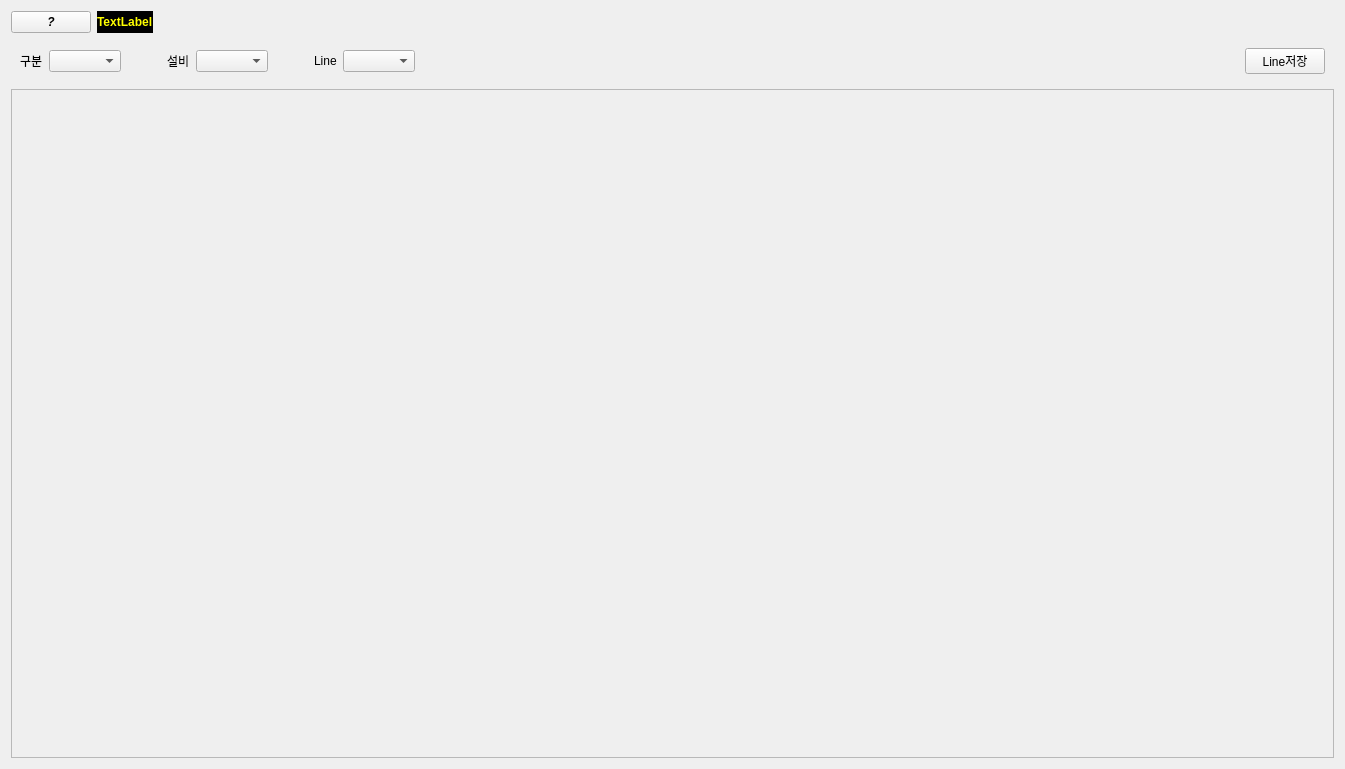
<?xml version="1.0" encoding="UTF-8"?>
<ui version="4.0">
 <class>Tab_App</class>
 <widget class="QWidget" name="Tab_App">
  <property name="geometry">
   <rect>
    <x>0</x>
    <y>0</y>
    <width>1345</width>
    <height>769</height>
   </rect>
  </property>
  <property name="sizePolicy">
   <sizepolicy hsizetype="Preferred" vsizetype="MinimumExpanding">
    <horstretch>0</horstretch>
    <verstretch>0</verstretch>
   </sizepolicy>
  </property>
  <property name="windowTitle">
   <string>Form</string>
  </property>
  <layout class="QVBoxLayout" name="verticalLayout">
   <item>
    <widget class="QFrame" name="frame_info">
     <property name="sizePolicy">
      <sizepolicy hsizetype="Preferred" vsizetype="Fixed">
       <horstretch>0</horstretch>
       <verstretch>0</verstretch>
      </sizepolicy>
     </property>
     <property name="frameShape">
      <enum>QFrame::NoFrame</enum>
     </property>
     <property name="frameShadow">
      <enum>QFrame::Raised</enum>
     </property>
     <layout class="QHBoxLayout" name="horizontalLayout">
      <property name="leftMargin">
       <number>0</number>
      </property>
      <property name="topMargin">
       <number>0</number>
      </property>
      <property name="rightMargin">
       <number>0</number>
      </property>
      <property name="bottomMargin">
       <number>0</number>
      </property>
      <item>
       <widget class="QPushButton" name="pb_info">
        <property name="sizePolicy">
         <sizepolicy hsizetype="Fixed" vsizetype="Fixed">
          <horstretch>0</horstretch>
          <verstretch>0</verstretch>
         </sizepolicy>
        </property>
        <property name="font">
         <font>
          <italic>true</italic>
          <bold>true</bold>
         </font>
        </property>
        <property name="text">
         <string>?</string>
        </property>
       </widget>
      </item>
      <item>
       <widget class="QLabel" name="label_target">
        <property name="font">
         <font>
          <bold>true</bold>
         </font>
        </property>
        <property name="styleSheet">
         <string notr="true">background-color:black;color:yellow;</string>
        </property>
        <property name="text">
         <string>TextLabel</string>
        </property>
       </widget>
      </item>
      <item>
       <spacer name="horizontalSpacer">
        <property name="orientation">
         <enum>Qt::Horizontal</enum>
        </property>
        <property name="sizeHint" stdset="0">
         <size>
          <width>1238</width>
          <height>20</height>
         </size>
        </property>
       </spacer>
      </item>
     </layout>
    </widget>
   </item>
   <item>
    <widget class="QFrame" name="frame">
     <property name="sizePolicy">
      <sizepolicy hsizetype="Preferred" vsizetype="Fixed">
       <horstretch>0</horstretch>
       <verstretch>0</verstretch>
      </sizepolicy>
     </property>
     <property name="frameShape">
      <enum>QFrame::NoFrame</enum>
     </property>
     <property name="frameShadow">
      <enum>QFrame::Plain</enum>
     </property>
     <layout class="QHBoxLayout" name="horizontalLayout_2">
      <item>
       <widget class="QLabel" name="label">
        <property name="text">
         <string>구분</string>
        </property>
       </widget>
      </item>
      <item>
       <widget class="QComboBox" name="comboBox_Company"/>
      </item>
      <item>
       <spacer name="horizontalSpacer_2">
        <property name="orientation">
         <enum>Qt::Horizontal</enum>
        </property>
        <property name="sizeType">
         <enum>QSizePolicy::Minimum</enum>
        </property>
        <property name="sizeHint" stdset="0">
         <size>
          <width>40</width>
          <height>20</height>
         </size>
        </property>
       </spacer>
      </item>
      <item>
       <widget class="QLabel" name="label_2">
        <property name="text">
         <string>설비</string>
        </property>
       </widget>
      </item>
      <item>
       <widget class="QComboBox" name="comboBox_Sulbi"/>
      </item>
      <item>
       <spacer name="horizontalSpacer_3">
        <property name="orientation">
         <enum>Qt::Horizontal</enum>
        </property>
        <property name="sizeType">
         <enum>QSizePolicy::Minimum</enum>
        </property>
        <property name="sizeHint" stdset="0">
         <size>
          <width>40</width>
          <height>20</height>
         </size>
        </property>
       </spacer>
      </item>
      <item>
       <widget class="QLabel" name="label_3">
        <property name="text">
         <string>Line</string>
        </property>
       </widget>
      </item>
      <item>
       <widget class="QComboBox" name="comboBox_lineName"/>
      </item>
      <item>
       <spacer name="horizontalSpacer_4">
        <property name="orientation">
         <enum>Qt::Horizontal</enum>
        </property>
        <property name="sizeHint" stdset="0">
         <size>
          <width>40</width>
          <height>20</height>
         </size>
        </property>
       </spacer>
      </item>
      <item>
       <widget class="QPushButton" name="pushButton">
        <property name="text">
         <string>Line저장</string>
        </property>
       </widget>
      </item>
     </layout>
    </widget>
   </item>
   <item>
    <widget class="QFrame" name="main_frame">
     <property name="frameShape">
      <enum>QFrame::StyledPanel</enum>
     </property>
     <property name="frameShadow">
      <enum>QFrame::Raised</enum>
     </property>
    </widget>
   </item>
  </layout>
 </widget>
 <resources/>
 <connections/>
</ui>
